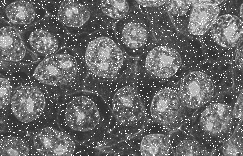
#> input picture CV_09/cv09_bunkyB.bmp, 243 x 156 px
$ jupyter execute cv09.ipynb
#> lines starting #> are read from the running program, lines starting #| are printed output that depends on the picture; after the words box and inside, x2 and y2 are one past the last pixel; in counts of white or black regions, pixels touching at a corner belong together
[cell 1]
import numpy as np
import matplotlib.pyplot as plt
import cv2

cv09_bunkyB = cv2.imread("cv09_bunkyB.bmp", cv2.IMREAD_GRAYSCALE)
#> cv09_bunkyB is the input picture: shape (156, 243); min 44, max 255, mean 104.4
cv09_bunkyC = cv2.imread("cv09_bunkyC.bmp", cv2.IMREAD_GRAYSCALE)
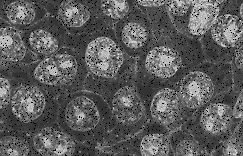
#> input picture CV_09/cv09_bunkyC.bmp, 243 x 156 px
#> cv09_bunkyC is the input picture: shape (156, 243); min 0, max 234, mean 91.8
cv09_rice = cv2.imread("cv09_rice.bmp", cv2.IMREAD_GRAYSCALE)
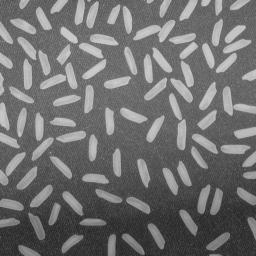
#> input picture CV_09/cv09_rice.bmp, 256 x 256 px
#> cv09_rice is the input picture: shape (256, 256); min 40, max 204, mean 111.2

# [20 lines of commented-out code are left out]


def dilation(img, kernel=np.ones((3, 3), np.uint8)):
    """
    param img: input image
    param kernel: kernel
    return: dilation image
    """
    # Create an empty output image
    output = np.zeros_like(img)

    # Pad the input image with zeros
    img_padded = np.pad(img, ((1, 1), (1, 1)), mode="constant", constant_values=0)

    # Loop over the pixels of the input image
    for i in range(img.shape[0]):
        for j in range(img.shape[1]):
            # Compute the maximum pixel value under the kernel
            values = img_padded[i : i + kernel.shape[0], j : j + kernel.shape[1]]
            output[i, j] = np.max(values)
    return output


# [20 lines of commented-out code are left out]


def erosion(img, kernel=np.ones((3, 3), np.uint8)):
    """
    param img: input imageD
    param kernel: kernel
    return: erosion image
    """
    # Create an empty output image
    output = np.zeros_like(img)

    # Pad the input image with zeros
    img_padded = np.pad(img, ((1, 1), (1, 1)), mode="constant", constant_values=0)

    # Loop over the pixels of the input image
    for i in range(img.shape[0]):
        for j in range(img.shape[1]):
            # Compute the minimum pixel value under the kernel
            values = img_padded[i : i + kernel.shape[0], j : j + kernel.shape[1]]
            output[i, j] = np.min(values)
    return output


def opening(img, kernel):
    """
    param img: input image
    """
    # first erosion, then dilation
    img_opening = erosion(img, kernel)
    img_opening = dilation(img_opening, kernel)
    return img_opening


def closing(img, kernel):
    """ """
    # first dilation, then erosion
    img_closing = dilation(img, kernel)
    img_closing = erosion(img_closing, kernel)
    return img_closing


def img_to_gray(img):
    """
    param img: input image
    return: gray image
    """
    img = cv2.cvtColor(img, cv2.COLOR_BGR2GRAY)
    return img


def top_hat(img, kernel, iter):
    """
    param img: input image
    """
    return cv2.morphologyEx(img, cv2.MORPH_TOPHAT, kernel, iterations=iter)


def image_color_segmentation(img, threshold):
    """
    param img: input image

    """
    # extract the color channels
    img = img.astype(np.uint8)
    background = img

    for i in range(img.shape[0]):
        for j in range(img.shape[1]):
            if background[i, j] >= threshold:
                img[i, j] = 255
            else:
                img[i, j] = 0

    return img


class ColorSpace:
    def __init__(self):
        self.pixel_value = 0
        self.color_value = 0


def region_coloring(img):
    """
    region identification and coloring

    """
    # tmp_img = np.zeros_like(gray_img, dtype=ColorSpace)
    tmp_img = [[ColorSpace() for i in range(img.shape[1])] for j in range(img.shape[0])]
    tmp_img = np.array(tmp_img)

    for i in range(tmp_img.shape[0]):
        for j in range(tmp_img.shape[1]):
            if img[i, j] != 0:
                tmp_img[i, j].pixel_value = 1
                tmp_img[i, j].color_value = 0

    uniqe_color_iterator = 1
    iter = 0

    while True:
        flag_changed_color = False
        for i in range(img.shape[0]):
            for j in range(img.shape[1]):
                if i > 0 and j > 0 and i < img.shape[0] - 1 and j < img.shape[1] - 1:
                    if tmp_img[i, j].pixel_value == 1:
                        mask = np.array(
                            [
                                tmp_img[i - 1, j - 1],
                                tmp_img[i - 1, j],
                                tmp_img[i - 1, j + 1],
                                tmp_img[i, j - 1],
                                tmp_img[i, j + 1],
                                tmp_img[i + 1, j - 1],
                                tmp_img[i + 1, j],
                                tmp_img[i + 1, j + 1],
                            ],
                        )

                        # get non black pixels from mask
                        color = [
                            x.color_value
                            for x in mask
                            if x.pixel_value == 1 and x.color_value != 0
                        ]

                        # if there is no non black pixel in mask
                        if len(color) == 0 and tmp_img[i, j].pixel_value == 1:
                            tmp_img[i, j].color_value = uniqe_color_iterator
                            uniqe_color_iterator += 1
                            flag_changed_color = True
                        elif (
                            tmp_img[i, j].pixel_value == 1
                            and min(color) != tmp_img[i, j].color_value
                        ):
                            tmp_img[i, j].color_value = min(color)
                            flag_changed_color = True
        iter += 1
        if flag_changed_color == False or iter > 20:
            break

    final_img = np.zeros_like(img, dtype=np.float32)

    for i in range(img.shape[0]):
        for j in range(img.shape[1]):
            if tmp_img[i, j].pixel_value == 1:
                color = tmp_img[i, j].color_value
                final_img[i, j] = color
    return final_img


def center_of_mass(img):
    centers = []
    for i in np.unique(img):
        mask = img == i
        y, x = np.where(mask)
        if i != 0:
            centers.append((np.mean(x), np.mean(y)))
    return centers

[cell 2]
kernel = np.array([[0, 1, 0], [1, 1, 1]], np.uint8)
size_sub = 2

plt.figure(figsize=(10, 5))
plt.subplot(size_sub, 3, 1)
plt.imshow(cv09_bunkyB, cmap='gray')
plt.title('bunkyB', fontsize=10)

plt.subplot(size_sub, 3, 2)
plt.imshow(erosion(cv09_bunkyB, kernel), cmap='gray')
plt.title('Eroze', fontsize=10)

plt.subplot(size_sub, 3, 3)
plt.imshow(opening(cv09_bunkyB, kernel), cmap='gray')
plt.title('Otevření', fontsize=10)

plt.subplot(size_sub, 3, 4)
plt.imshow(cv09_bunkyC, cmap='gray')
plt.title('bunkyC', fontsize=10)

plt.subplot(size_sub, 3, 5)
plt.imshow(dilation(cv09_bunkyC, kernel), cmap='gray')
#> after the loop in dilation (call 2), `for i in range(img.shape[0]):`:
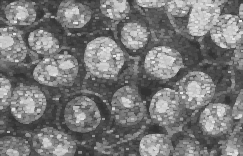
#> output: shape (156, 243); min 50, max 234, mean 120.7
plt.title('Dilatace', fontsize=10)

plt.subplot(size_sub, 3, 6)
plt.imshow(closing(cv09_bunkyC, kernel), cmap='gray')
#> after the loop in erosion (call 3), `for i in range(img.shape[0]):`:
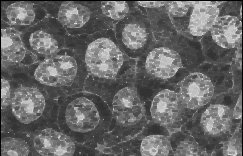
#> output: shape (156, 243); min 0, max 234, mean 103
plt.title('Uzavření', fontsize=10)

[cell 3]
size_sub = 5
plt.figure(figsize=(10, 20))
plt.subplot(size_sub, 2, 1)
plt.imshow(cv09_rice, cmap="gray")
plt.title("rice", fontsize=10)

plt.subplot(size_sub, 2, 2)
rice_top_hat = top_hat(cv09_rice, kernel, 15)
plt.imshow(rice_top_hat, cmap="gray")
plt.title("top_hat rice", fontsize=10)

plt.subplot(size_sub, 2, 3)
plt.title("histogram rice", fontsize=10)
plt.plot(np.histogram(cv09_rice, bins=256)[0])

plt.subplot(size_sub, 2, 4)
plt.title("histogram rice top hat", fontsize=10)
plt.plot(np.histogram(rice_top_hat, bins=256)[0])

plt.subplot(size_sub, 2, 5)
plt.title("segmentation rice", fontsize=10)
rice_segmentation = image_color_segmentation(cv09_rice, 155)
#> after the loop in image_color_segmentation, `for i in range(img.shape[0]):`:
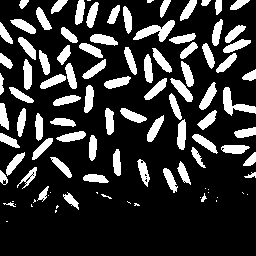
#> img: shape (256, 256); 20.4% white; 103 white regions (23 under 20 px), largest, box (x1, y1, x2, y2) and area: (133, 20, 175, 42) 398, (223, 87, 256, 116) 361, (170, 78, 193, 102) 227
plt.imshow(rice_segmentation, cmap="gray")

plt.subplot(size_sub, 2, 6)
plt.title("segmentation top hat", fontsize=10)
rice_top_hat_segmentation = image_color_segmentation(rice_top_hat, 60)
#> call 2 of image_color_segmentation, with threshold = 60
#> after the loop in image_color_segmentation (call 2), `for i in range(img.shape[0]):`:
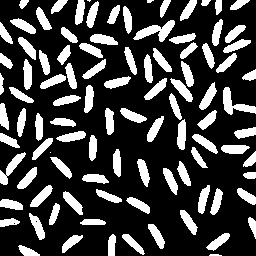
#> img: shape (256, 256); 25.6% white; 99 white regions (3 under 20 px), largest, box (x1, y1, x2, y2) and area: (133, 20, 175, 42) 395, (223, 87, 256, 115) 358, (0, 152, 26, 185) 276
plt.imshow(rice_top_hat_segmentation, cmap="gray")

plt.subplot(size_sub, 2, 7)
plt.title("", fontsize=10)
plt.imshow(cv09_rice, cmap='gray')
centers = center_of_mass(region_coloring(rice_segmentation))
#> after the loop in region_coloring, `for i in range(img.shape[0]):`:
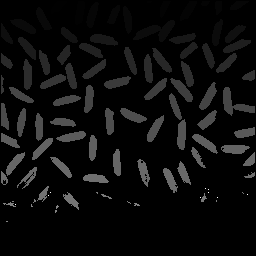
#> final_img: shape (256, 256) float32; min 0, max 378, mean 17.2; drawn with min black and max white
#> the loop in center_of_mass, `for i in np.unique(img):` made 103 passes
#> i on passes 15 to 26: 16, 17, 19, 22, 24, 28, 35, 36, 41, 45, 48, 50
#> (y, x) on pass 5: ([1, 1, 1, 1, 1, 2, 2, 2, 2], [147, 148, 149, 150, 151, 147, 148, 149, 150])
#> after the loop in center_of_mass, `for i in np.unique(img):`: mask: shape (256, 256) bool; 0% white in thin lines or dots, all inside (x1, y1, x2, y2) = (15, 204, 16, 205)
#> after the loop in center_of_mass, `for i in np.unique(img):`: centers = 102 pairs, first value 1.68 to 250, second value 1.44 to 221
plt.scatter([x for x, y in centers], [y for x, y in centers], c="g", s=30, marker='*')
print("Počet zrníček rýže segmentaci: ", len(centers))
#| Počet zrníček rýže segmentaci:  102

plt.subplot(size_sub, 2, 8)
plt.title("", fontsize=10)
plt.imshow(rice_top_hat, cmap='gray')
centers = center_of_mass(region_coloring(rice_top_hat_segmentation))
#> after the loop in region_coloring (call 2), `while True:`: iter = 21; uniqe_color_iterator = 247
#> in region_coloring (call 2), `final_img = np.zeros_like(img, dtype=np.float32)`: final_img: shape (256, 256) float32; every value is 0
#> after the loop in region_coloring (call 2), `for i in range(img.shape[0]):`:
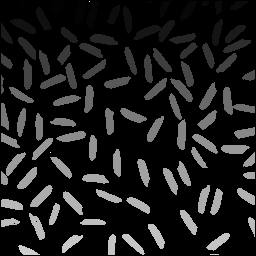
#> final_img: shape (256, 256) float32; min 0, max 246, mean 27.4
#> in center_of_mass (call 2), `centers = []`: centers = []
#> the loop in center_of_mass (call 2), `for i in np.unique(img):` made 100 passes
#> i on passes 12 to 23: 13, 15, 16, 18, 20, 22, 25, 27, 30, 37, 38, 43
#> pass 1, in center_of_mass (call 2), `mask = img == i`:
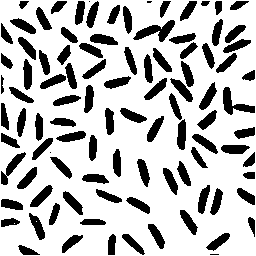
#> mask: shape (256, 256) bool; 74.8% white; 99 black regions (4 under 20 px), largest, box (x1, y1, x2, y2) and area: (133, 20, 175, 42) 395, (223, 87, 255, 115) 351, (1, 152, 26, 185) 263
#> after the loop in center_of_mass (call 2), `for i in np.unique(img):`: mask: shape (256, 256) bool; 0% white in thin lines or dots, all inside (x1, y1, x2, y2) = (50, 152, 51, 153)
#> after the loop in center_of_mass (call 2), `for i in np.unique(img):`: centers = 99 pairs, first value 1.68 to 251.6, second value 1 to 254
plt.scatter([x for x, y in centers], [y for x, y in centers], c="g", s=30, marker='*')
print("Počet zrníček rýže top hat: ", len(centers))
#| Počet zrníček rýže top hat:  99
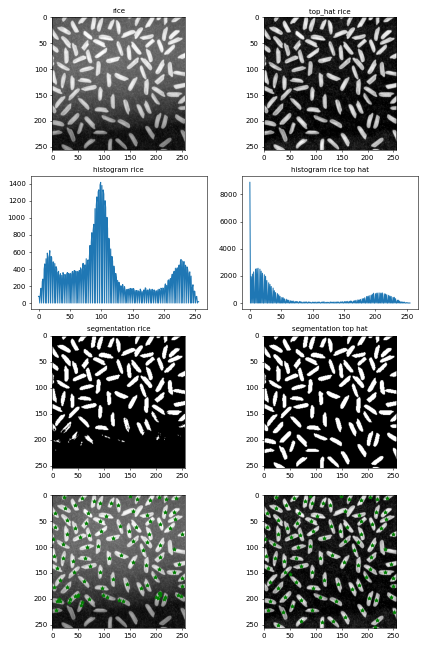
#> figure drawn by matplotlib, 8 panels; panel 3: curve peaks at x = 99, y = 1419; panel 4: curve peaks at x = 0, y = 8888
